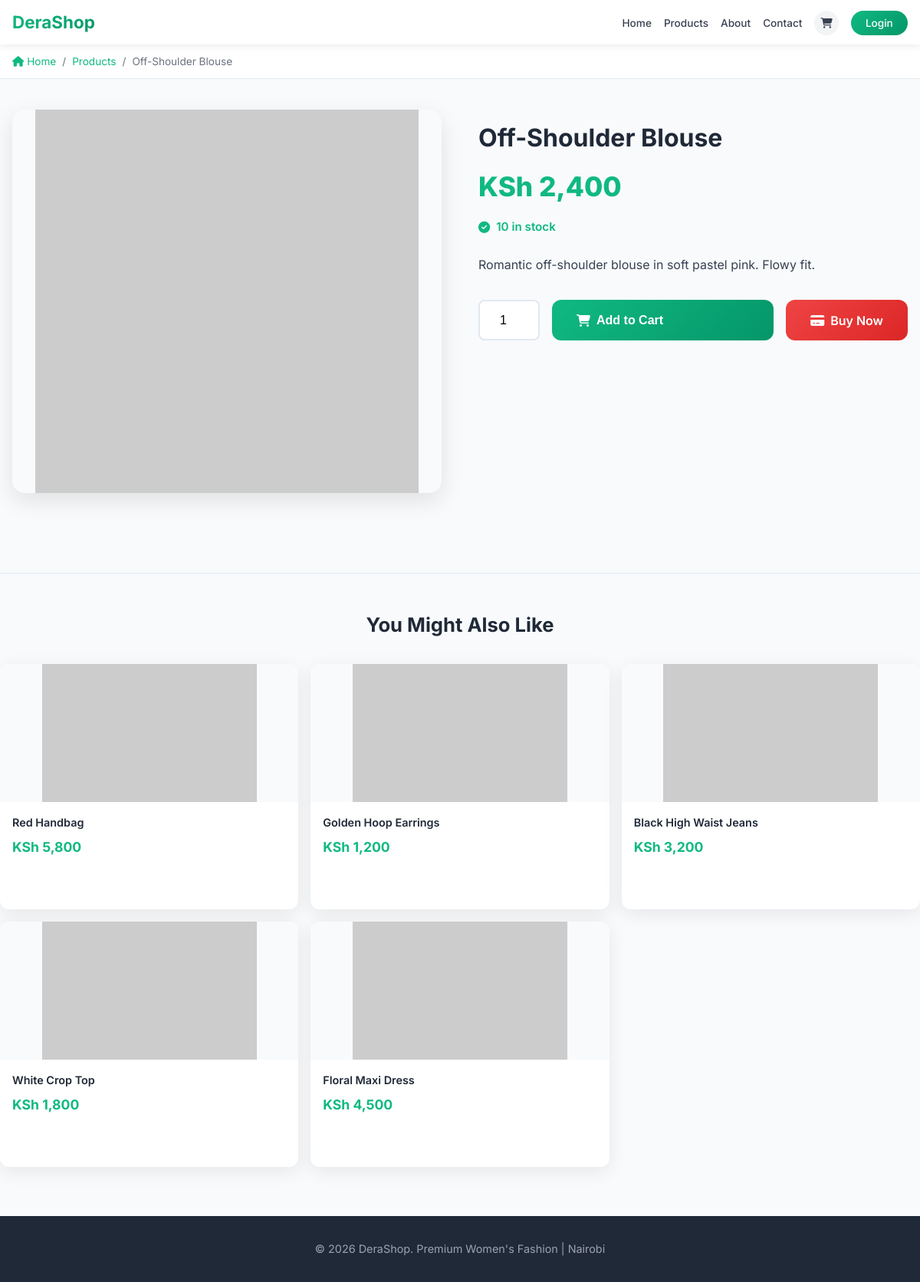
The app's page /product-detail.php?id=6 with its own data.
### tables this page shows
CREATE TABLE products (
  id INT AUTO_INCREMENT PRIMARY KEY,
  name VARCHAR(150) NOT NULL,
  description TEXT,
  price DECIMAL(10,2) NOT NULL,
  category VARCHAR(50) DEFAULT 'fashion',  
  size VARCHAR(20),  
  image VARCHAR(255),
  stock INT NOT NULL DEFAULT 0,
  featured TINYINT(1) DEFAULT 0,  
  created_at TIMESTAMP DEFAULT CURRENT_TIMESTAMP
);

### config.php (called while the page is built, shortened)
<?php
function is_customer_logged_in() {
    return isset($_SESSION['user']) && $_SESSION['user']['role'] === 'customer';
}
?>

### product-detail.php (the view, shortened to what this page needs)
<?php
require 'config.php';
$product_id = (int)$_GET['id'];
$stmt = $conn->prepare("SELECT * FROM products WHERE id = ? AND stock > 0");
$stmt->bind_param("i", $product_id);
$stmt->execute();
$product = $stmt->get_result()->fetch_assoc();
$is_logged_in = is_customer_logged_in();
?>
<!DOCTYPE html>
<html lang="en">
<head>
    <link rel="stylesheet" href="https://cdnjs.cloudflare.com/ajax/libs/font-awesome/6.4.0/css/all.min.css">
</head>
<body>
    <header class="header">
        <div class="header-inner">
            <a href="index.php" class="logo">DeraShop</a>
            <ul class="nav-links">
                <li><a href="index.php">Home</a></li>
                <li><a href="products.php">Products</a></li>
                <li><a href="about.php">About</a></li>
                <li><a href="contact.php">Contact</a></li>
                <li>
                    <a href="cart.php" class="cart-icon">
                        <i class="fas fa-shopping-cart"></i>
                    </a>
                </li>
                <?php if ($is_logged_in): ?>
                    <li><a href="logout.php">Logout</a></li>
                <?php else: ?>
                    <li><a href="login.php" class="btn-login">Login</a></li>
                <?php endif; ?>
            </ul>
        </div>
    </header>
    <nav class="breadcrumbs">
        <div class="breadcrumbs-nav">
            <a href="index.php"><i class="fas fa-home"></i> Home</a>
            <span>/</span>
            <a href="products.php">Products</a>
            <span>/</span>
            <span><?php echo htmlspecialchars($product['name']); ?></span>
        </div>
    </nav>
    <section class="product-detail">
        <div class="product-gallery">
            <img src="images/<?php echo htmlspecialchars($product['image'] ?: 'placeholder.jpg'); ?>"
                 alt="<?php echo htmlspecialchars($product['name']); ?>"
                 class="main-image"
                 onerror="this.src='https://via.placeholder.com/500x500/f8fafc/10b981?text=No+Image'">
        </div>
        <div class="product-info">
            <h1 class="product-title"><?php echo htmlspecialchars($product['name']); ?></h1>
            <div class="product-price">KSh <?php echo number_format($product['price'], 0); ?></div>
            <div class="product-stock">
                <i class="fas fa-check-circle"></i>
                <?php echo $product['stock']; ?> in stock
            </div>
            <div class="product-description">
                <?php echo nl2br(htmlspecialchars($product['description'])); ?>
            </div>
            <form method="post" action="cart.php" class="product-actions">
                <input type="number" name="quantity" value="1" min="1" max="<?php echo (int)$product['stock']; ?>"
                       class="quantity-input" required>
                <button type="submit" name="add_to_cart" class="btn-cart">
                    <i class="fas fa-shopping-cart"></i> Add to Cart
                </button>
                <a href="checkout.php?product_id=<?php echo $product['id']; ?>" class="btn-buy">
                    <i class="fas fa-credit-card"></i> Buy Now
                </a>
            </form>
        </div>
    </section>
    <section class="related-section">
        <div class="container">
            <h2 style="text-align: center; margin-bottom: 2rem; font-size: 1.6rem; color: #1f2937; font-weight: 700;">
                You Might Also Like
            </h2>
            <?php
            $related_stmt = $conn->query("SELECT * FROM products WHERE id != $product_id AND stock > 0 ORDER BY id DESC LIMIT 8");
            if ($related_stmt && $related_stmt->num_rows > 0):
            ?>
            <div class="related-grid">
                <?php while ($related = $related_stmt->fetch_assoc()): ?>
                <a href="product-detail.php?id=<?php echo $related['id']; ?>" class="related-card">
                    <div class="related-image">
                        <img src="images/<?php echo htmlspecialchars($related['image'] ?: 'placeholder.jpg'); ?>"
                             alt="<?php echo htmlspecialchars($related['name']); ?>"
                             onerror="this.src='https://via.placeholder.com/280x180/f8fafc/10b981?text=Image'">
                    </div>
                    <div class="related-content">
                        <div class="related-title"><?php echo htmlspecialchars(substr($related['name'], 0, 40)); ?></div>
                        <div class="related-price">KSh <?php echo number_format($related['price'], 0); ?></div>
                    </div>
                </a>
                <?php endwhile; ?>
            </div>
            <?php endif; ?>
        </div>
    </section>
    <footer class="footer">
        <div class="container">
            <p style="text-align: center; color: #9ca3af; font-size: 0.9rem;">© 2026 DeraShop. Premium Women's Fashion | Nairobi</p>
        </div>
    </footer>
</body>
</html>

### product-detail.php (style rules this page uses)
* { margin: 0; padding: 0; box-sizing: border-box; }
body { font-family: 'Inter', sans-serif; background: #f8fafc; color: #1f2937; line-height: 1.5; }
.header { background: white; padding: 0.75rem 1rem; box-shadow: 0 2px 10px rgba(0,0,0,0.08); position: sticky; top: 0; z-index: 100; }
.header-inner { max-width: 1200px; margin: 0 auto; display: flex; justify-content: space-between; align-items: center; }
.logo { font-size: 1.4rem; font-weight: 700; background: linear-gradient(135deg, #10b981, #059669); -webkit-background-clip: text; -webkit-text-fill-color: transparent; text-decoration: none; }
.nav-links { display: flex; list-style: none; gap: 1rem; align-items: center; }
.nav-links a { color: #374151; text-decoration: none; font-weight: 500; font-size: 0.85rem; transition: color 0.3s; }
.cart-icon { position: relative; padding: 0.5rem; border-radius: 50%; background: #f3f4f6; text-decoration: none; }
.btn-login { background: linear-gradient(135deg, #10b981, #059669); color: white !important; padding: 0.5rem 1.2rem; border-radius: 20px; font-weight: 600; font-size: 0.85rem; text-decoration: none !important; }
.breadcrumbs { background: white; padding: 0.75rem 1rem; border-bottom: 1px solid #e2e8f0; }
.breadcrumbs-nav { max-width: 1200px; margin: 0 auto; display: flex; align-items: center; gap: 0.5rem; font-size: 0.85rem; }
.breadcrumbs-nav a { color: #10b981; text-decoration: none; }
.breadcrumbs-nav span { color: #6b7280; }
.product-detail { padding: 2.5rem 1rem; max-width: 1200px; margin: 0 auto; display: grid; grid-template-columns: 1fr 1fr; gap: 3rem; }
.product-gallery { position: sticky; top: 120px; }
.main-image { width: 100%; height: 500px; border-radius: 16px; object-fit: contain; object-position: center; background: #f8fafc; box-shadow: 0 10px 30px rgba(0,0,0,0.1); display: block; }
.product-info { padding: 1rem 0; }
.product-title { font-size: 2rem; font-weight: 700; margin-bottom: 1rem; color: #1f2937; line-height: 1.3; }
.product-price { font-size: 2.2rem; font-weight: 800; color: #10b981; margin-bottom: 1rem; }
.product-stock { display: flex; align-items: center; gap: 0.5rem; color: #10b981; font-weight: 600; margin-bottom: 1.5rem; font-size: 0.95rem; }
.product-description { color: #374151; line-height: 1.7; margin-bottom: 2rem; font-size: 1rem; }
.product-actions { display: flex; gap: 1rem; flex-wrap: wrap; margin-bottom: 2rem; }
.quantity-input { width: 80px; padding: 0.75rem; border: 2px solid #e2e8f0; border-radius: 8px; font-size: 1rem; text-align: center; }
.btn-cart { background: linear-gradient(135deg, #10b981, #059669); color: white; padding: 0.9rem 2rem; border: none; border-radius: 12px; font-weight: 600; font-size: 1rem; flex: 1; display: flex; align-items: center; gap: 0.5rem; transition: all 0.3s; }
.btn-buy { background: linear-gradient(135deg, #ef4444, #dc2626); color: white; padding: 0.9rem 2rem; border: none; border-radius: 12px; font-weight: 600; font-size: 1rem; text-decoration: none; display: flex; align-items: center; gap: 0.5rem; transition: all 0.3s; }
.related-section { grid-column: 1/-1; margin-top: 4rem; padding-top: 3rem; border-top: 1px solid #e2e8f0; }
.related-grid { display: grid; grid-template-columns: repeat(4, 1fr); gap: 1rem; }
.related-card { background: white; border-radius: 12px; overflow: hidden; box-shadow: 0 6px 25px rgba(0,0,0,0.08); transition: all 0.3s ease; height: 320px; display: flex; flex-direction: column; text-decoration: none; color: inherit; }
.related-image { height: 180px; overflow: hidden; background: #f8fafc; }
.related-image img { width: 100%; height: 100%; object-fit: contain; object-position: center; transition: transform 0.3s ease; }
.related-content { padding: 1rem; flex: 1; display: flex; flex-direction: column; }
.related-title { font-size: 0.9rem; font-weight: 600; margin-bottom: 0.5rem; color: #1f2937; overflow: hidden; display: -webkit-box; -webkit-line-clamp: 2; -webkit-box-orient: vertical; }
.related-price { font-size: 1.1rem; font-weight: 700; color: #10b981; margin-bottom: auto; }
.container { max-width: 1200px; margin: 0 auto; }
.footer { background: #1f2937; color: white; padding: 2rem 1rem; margin-top: 4rem; }
@media (max-width: 1200px) { .related-grid { grid-template-columns: repeat(3, 1fr); } }

### records on screen
products: name "Off-Shoulder Blouse", price "2,400", stock "10", description "Romantic off-shoulder blouse in soft pastel pink. Flowy fit."
products: name "Red Handbag", price "5,800"
products: name "Golden Hoop Earrings", price "1,200"
products: name "Black High Waist Jeans", price "3,200"
products: name "White Crop Top", price "1,800"
products: name "Floral Maxi Dress", price "4,500"
